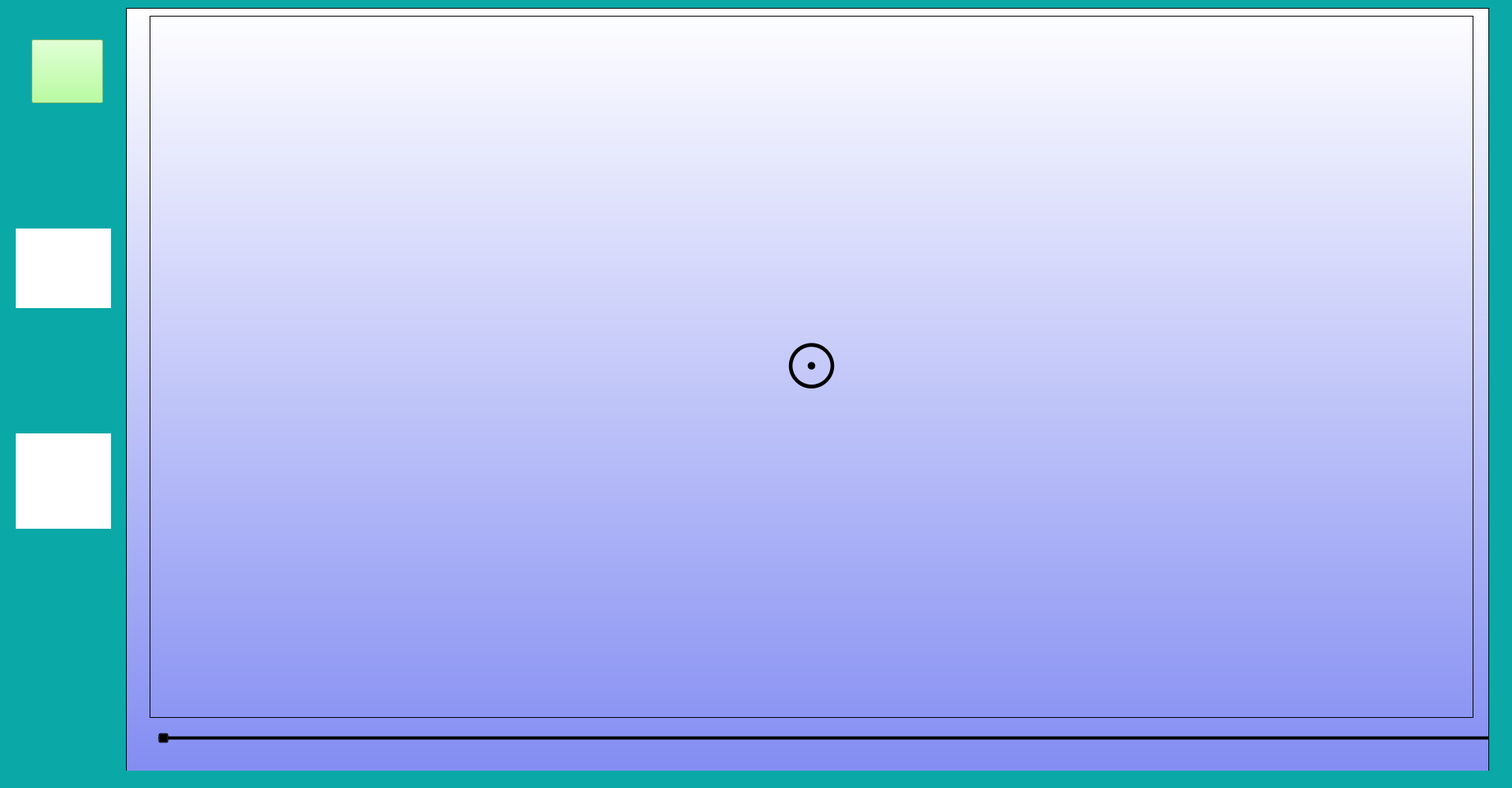
<?xml version="1.0" encoding="UTF-8"?>
<ui version="4.0">
 <class>MainWindow</class>
 <widget class="QMainWindow" name="MainWindow">
  <property name="geometry">
   <rect>
    <x>0</x>
    <y>0</y>
    <width>1920</width>
    <height>1000</height>
   </rect>
  </property>
  <property name="windowTitle">
   <string>MainWindow</string>
  </property>
  <property name="styleSheet">
   <string notr="true">background-color: rgb(11, 168, 168);</string>
  </property>
  <widget class="QWidget" name="centralwidget">
   <widget class="QFrame" name="frame">
    <property name="geometry">
     <rect>
      <x>160</x>
      <y>10</y>
      <width>1731</width>
      <height>981</height>
     </rect>
    </property>
    <property name="styleSheet">
     <string notr="true">background-color: qlineargradient(spread:pad, x1:0.499364, y1:1, x2:0.502, y2:0, stop:0 rgba(130, 140, 242, 255), stop:1 rgba(255, 255, 255, 255));</string>
    </property>
    <property name="frameShape">
     <enum>QFrame::StyledPanel</enum>
    </property>
    <property name="frameShadow">
     <enum>QFrame::Raised</enum>
    </property>
    <widget class="QLabel" name="circle_label">
     <property name="geometry">
      <rect>
       <x>30</x>
       <y>10</y>
       <width>1681</width>
       <height>891</height>
      </rect>
     </property>
     <property name="font">
      <font>
       <pointsize>60</pointsize>
      </font>
     </property>
     <property name="styleSheet">
      <string notr="true">background-color: rgba(0, 0, 0, 0)</string>
     </property>
     <property name="frameShape">
      <enum>QFrame::Box</enum>
     </property>
     <property name="text">
      <string>⊙</string>
     </property>
     <property name="alignment">
      <set>Qt::AlignCenter</set>
     </property>
    </widget>
    <widget class="QSlider" name="circle_slider">
     <property name="geometry">
      <rect>
       <x>40</x>
       <y>920</y>
       <width>1711</width>
       <height>22</height>
      </rect>
     </property>
     <property name="font">
      <font>
       <pointsize>60</pointsize>
      </font>
     </property>
     <property name="styleSheet">
      <string notr="true">background-color: rgba(0, 0, 0, 0)</string>
     </property>
     <property name="minimum">
      <number>1</number>
     </property>
     <property name="maximum">
      <number>150</number>
     </property>
     <property name="pageStep">
      <number>1</number>
     </property>
     <property name="value">
      <number>1</number>
     </property>
     <property name="orientation">
      <enum>Qt::Horizontal</enum>
     </property>
     <property name="tickPosition">
      <enum>QSlider::TicksBelow</enum>
     </property>
     <property name="tickInterval">
      <number>1</number>
     </property>
    </widget>
   </widget>
   <widget class="QPushButton" name="exercise_1_back_button">
    <property name="geometry">
     <rect>
      <x>40</x>
      <y>50</y>
      <width>91</width>
      <height>81</height>
     </rect>
    </property>
    <property name="styleSheet">
     <string notr="true">background-color: rgb(164, 255, 131);</string>
    </property>
    <property name="text">
     <string/>
    </property>
    <property name="icon">
     <iconset resource="images.qrc">
      <normaloff>:/newPrefix/arrows.png</normaloff>:/newPrefix/arrows.png</iconset>
    </property>
    <property name="iconSize">
     <size>
      <width>70</width>
      <height>70</height>
     </size>
    </property>
   </widget>
   <widget class="QLabel" name="current_distance_label_first">
    <property name="geometry">
     <rect>
      <x>20</x>
      <y>290</y>
      <width>121</width>
      <height>101</height>
     </rect>
    </property>
    <property name="font">
     <font>
      <pointsize>20</pointsize>
     </font>
    </property>
    <property name="styleSheet">
     <string notr="true">background-color: white;

</string>
    </property>
    <property name="text">
     <string/>
    </property>
    <property name="alignment">
     <set>Qt::AlignCenter</set>
    </property>
    <property name="wordWrap">
     <bool>true</bool>
    </property>
   </widget>
   <widget class="QLabel" name="blink_label_1">
    <property name="geometry">
     <rect>
      <x>20</x>
      <y>550</y>
      <width>121</width>
      <height>121</height>
     </rect>
    </property>
    <property name="styleSheet">
     <string notr="true">background-color: white;
font: 87 20pt &quot;Segoe UI Black&quot;;
color: red</string>
    </property>
    <property name="text">
     <string/>
    </property>
    <property name="alignment">
     <set>Qt::AlignCenter</set>
    </property>
    <property name="wordWrap">
     <bool>true</bool>
    </property>
   </widget>
  </widget>
  <widget class="QStatusBar" name="statusbar"/>
 </widget>
 <resources>
  <include location="images.qrc"/>
 </resources>
 <connections/>
</ui>
